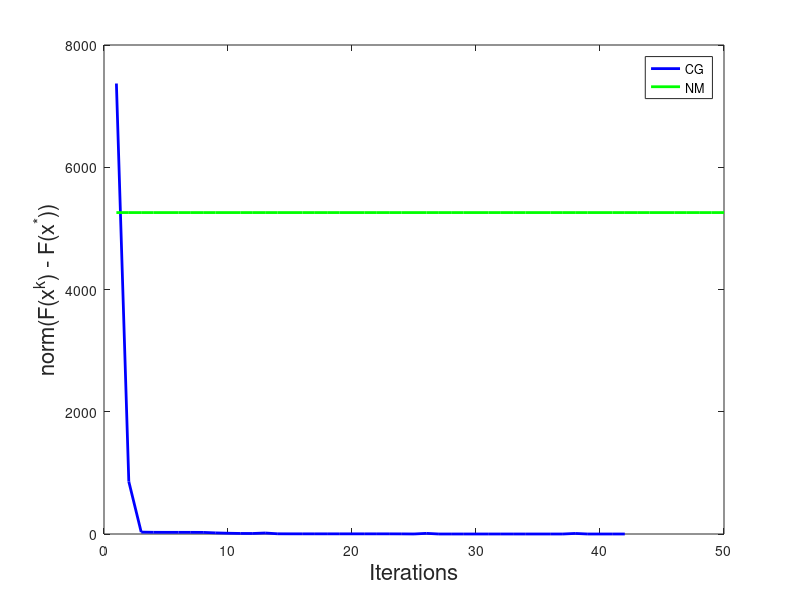

MATLAB code to generate this figure: (Note: this script raises an error after producing the figure.)
% Figure 5a
% sd = csvread('sd_output.csv', 1, 0);
% sd = sd(:,2:3);
% cg = csvread('cg_output_f_const.csv', 1, 0);
% cg = cg(:,2:3);
% nt = csvread('nt_output_f_const.csv', 1, 0);
% nt = nt(:,2:3);

% figure();
% plot(sd(1:100,1),'r', 'LineWidth', 2);
% hold on;
% plot(cg(:,1),'b', 'LineWidth', 2);
% hold on;
% plot(nt(:,1),'g', 'LineWidth', 2);
% l = legend('SDM','CG','NM');
% xlabel('Iterations','FontSize',16)
% ylabel('norm(F(x^k) - F(x^*))','FontSize',16)

% l.FontSize = 16;
% set(gca, 'YScale', 'log')
% set(gcf,'color','white');
% hLegend = findobj(gcf, 'Type', 'Legend');
% set(hLegend,'Box','off','Fontsize',16,'Location','southeast');
% haxes=findobj(gcf,'Type','axe');
% set(haxes,'Fontsize',16,'Box','on');
% hline = findobj('Type', 'line');
% savefig('compare_three_algs1.fig')
% savefig('compare_three_algs1.eps');

% Figure 5b
cg = csvread('cg_output_f_var.csv', 1, 0);
cg = cg(:,2:3);
nt = csvread('nt_output_f_var.csv', 1, 0);
nt = nt(:,2:3);

figure();
plot(cg(:,1),'b','LineWidth', 2);
hold on;
plot(nt(:,1),'g','LineWidth', 2);
l = legend('CG','NM');
xlabel('Iterations','FontSize',16)
ylabel('norm(F(x^k) - F(x^*))','FontSize',16)

l.FontSize = 16;
set(gca, 'YScale', 'log')
set(gcf,'color','white');
hLegend = findobj(gcf, 'Type', 'Legend');
set(hLegend,'Box','off','Fontsize',16,'Location','southeast');
haxes=findobj(gcf,'Type','axe');
set(haxes,'Fontsize',16,'Box','on');
hline = findobj('Type', 'line');
savefig('cg_f_var.fig')

% Other Figures
% figure();
% plot(sd(1:100,2),'r', 'LineWidth', 2);
% hold on;
% plot(cg(:,2),'b', 'LineWidth', 2);
% hold on;
% plot(nt(:,2),'g', 'LineWidth', 2);
% savefig('compare_three_algs2.fig')
% xlabel('Iterations','FontSize',12)
% ylabel('Gradient Norm', 'FontSize',12)
% savefig('compare_three_algs2.fig')
